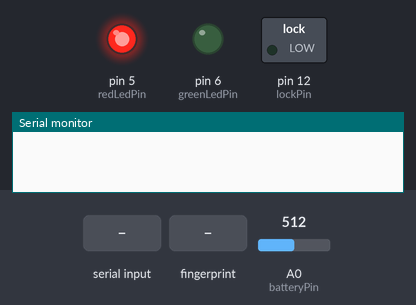
The sketch below on a simulated Arduino Uno, built with avr-gcc and run on an emulated ATmega328P. On the bench: switched loads named in the sketch (green lamp = pin HIGH), output pins drawn as LEDs (lit = HIGH), the last lines printed to the serial monitor. The inputs (shaded band) are chosen by the test bench; at power-on: A0 (batteryPin) = 512.

Above: at 2.4 s.
2.5 s: "unlock\n" received over Serial
At 3.1 s:
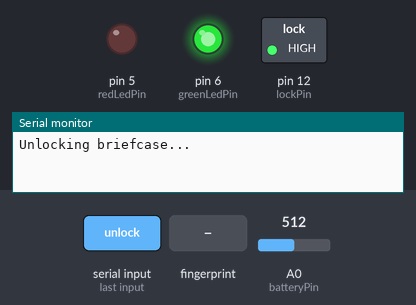
4.0 s: finger stored as number 1 placed on the sensor
5.5 s: "help\n" received over Serial
At 7.9 s:
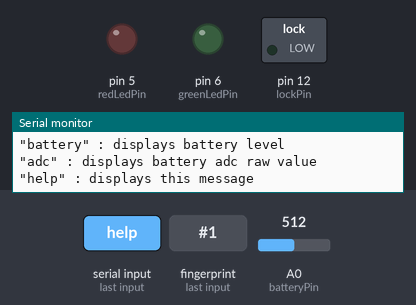
8.5 s: A0 (batteryPin) set to 594
11.5 s: A0 (batteryPin) set to 615
At 12.0 s:
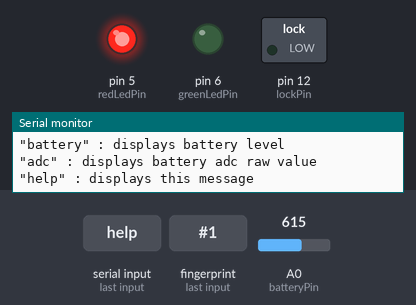
13.0 s: "battery\n" received over Serial
Timing chart, 0 to 15.5 s (numbered marks = the images above; inputs shaded):
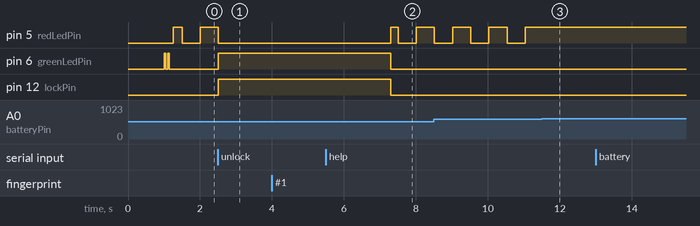

Measured:
- the behaviour switches between 601 and 602 on A0 (batteryPin) (found by bisection; images 2 and 3)
- after the input at 2.5 s, pin 5 (redLedPin): goes on until 2.5 s, then stays LOW; pin 6 (greenLedPin), pin 12 (lockPin): LOW → HIGH at once
- after the input at 4.0 s, every drawn part: stays the same
- after the input at 11.5 s, pin 5 (redLedPin): stays HIGH (without the input it goes to LOW after 0.04 s)

The sketch:

fingerprint_briefcase.ino
```cpp
#include <Adafruit_Fingerprint.h>
#include <SoftwareSerial.h>

// Pin mapping
#define redLedPin 5
#define greenLedPin 6
#define lockPin 12
#define batteryPin A0

// parameters
#define UNLOCKTIME 3000 // [ms]
#define LOWBAT 9600 //  [mV] low battery threshold
#define FINGERPRINTPERIOD 100 // [ms]

SoftwareSerial scannerSerial(2, 3); // 2: Green, 3: White
Adafruit_Fingerprint scanner = Adafruit_Fingerprint(&scannerSerial);

long unlockStartTime, lastReadTime; // [ms]
int batteryLevel; // [mV]

void setup() {
  pinInit();
  bluetoothInit();
  scannerprintInit();
  unlockStartTime = -UNLOCKTIME;
  lastReadTime = -FINGERPRINTPERIOD;
}

void loop() {

  // Reading Fingerprint reader
  if(millis()-lastReadTime > FINGERPRINTPERIOD) {
    lastReadTime = millis();
    readFingerprint();
  }

  // Reading bluetooth
  readBluetooth();

  // Reading battery level
  readBattery();

  // Lock and LEDs management
  if(millis() - unlockStartTime < UNLOCKTIME) {

    // Unlocked
    digitalWrite(greenLedPin,HIGH);
    digitalWrite(redLedPin,LOW);
    digitalWrite(lockPin,HIGH);
  }
  else {

    // Locked
    digitalWrite(greenLedPin,LOW);
    digitalWrite(lockPin,LOW);

    // Blink red LED when battery is low
    if(batteryLevel<LOWBAT && (millis()/500)%2) digitalWrite(redLedPin,LOW); // Blink red LED if low battery
    else digitalWrite(redLedPin,HIGH); // Otherwise
  }
}
```

bluetooth.ino
```cpp
void bluetoothInit()
{
  Serial.begin(9600);
}

void readBluetooth()
{
  if(Serial.available() > 0)
  {
    String message = Serial.readStringUntil('\n');
    if(message == "help") displayHelp();
    else if(message == "unlock")
    {
      Serial.println("Unlocking briefcase...");
      unlockStartTime = millis();
    }
    else if(message == "battery") displayBatteryV();
    else if(message == "adc") displayAdc();
    else displayError(message);
  }
}

void displayHelp()
{
  Serial.println("Fingerprint reader briefcase");
  Serial.println("Maxime MOREILLON");
  Serial.println("Firmware version: 7.0");
  Serial.println("Commands:");
  Serial.println("\"unlock\" : unlocks briefcase");
  Serial.println("\"battery\" : displays battery level");
  Serial.println("\"adc\" : displays battery adc raw value");
  Serial.println("\"help\" : displays this message");
}

void displayBatteryV()
{
  String message = "";
  message += "Battery level: ";
  message += double(batteryLevel/1000.00);
  message += " V";
  Serial.println(message);
}

void displayAdc()
{
  String message = "";
  message += "Battery ADC reading: ";
  message += analogRead(batteryPin);
  Serial.println(message);
}

void displayError(String command)
{
    String message = "Invalid command: \"";
  message += command;
  message += "\"";
  Serial.println(message);
}
```

fingerprint.ino
```cpp
void scannerprintInit(){

  scanner.begin(57600);

  if (scanner.verifyPassword()) {
    for(int i=0; i<2; i++) {
      digitalWrite(greenLedPin,HIGH);
      delay(50);
      digitalWrite(greenLedPin,LOW);
      delay(50);
    }
  }
  else {
    while (1){
      digitalWrite(redLedPin,HIGH);
      delay(100);
      digitalWrite(redLedPin,LOW);
      delay(100);
    }
  }
}


void readFingerprint() {
  if (scanner.getImage() == FINGERPRINT_OK){
    if(scanner.image2Tz() == FINGERPRINT_OK) {
      if(scanner.scannerFastSearch() == FINGERPRINT_OK) {
        unlockStartTime = millis();
      }
    }
  }
}
```

misc.ino
```cpp
void pinInit()
{
  pinMode(greenLedPin,OUTPUT);
  pinMode(redLedPin,OUTPUT);
  pinMode(lockPin,OUTPUT);
}

void readBattery()
{
  batteryLevel = map(analogRead(batteryPin),0,734,0,11710);
}
```
